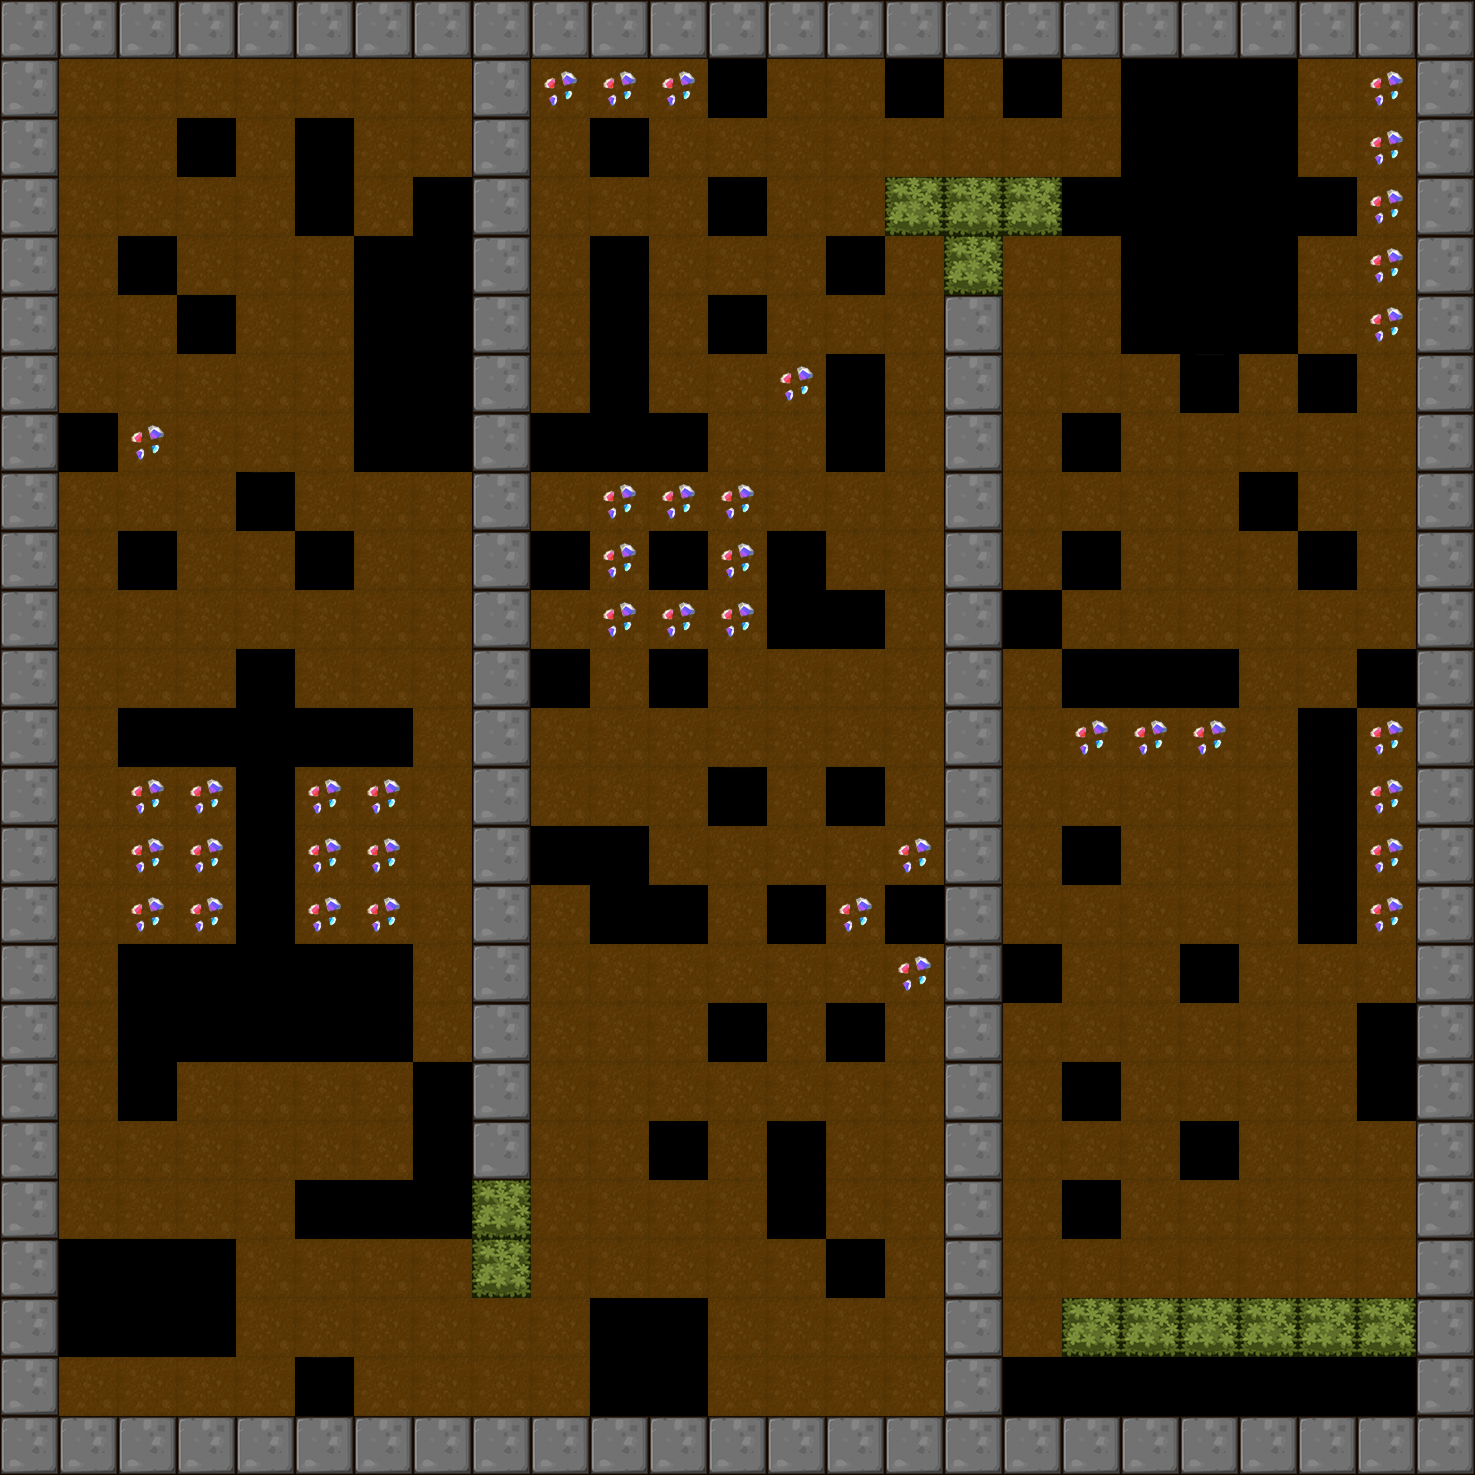

Below is a game level as drawn by its tile map, then a one-line description and the .tmx that defines it (tile-layer data replaced by summaries):
An orthogonal 25x25 tile map with 59x59 px tiles, 1 tile layer (BackGround) and 2 objects (Player, Shipper).

<map version="1.0" orientation="orthogonal" renderorder="right-down" width="25" height="25" tilewidth="59" tileheight="59">
 <tileset firstgid="1" name="itemmap" tilewidth="59" tileheight="59">
  <image source="tileset2.png" trans="ff00ff" width="354" height="354" />
 </tileset>
 <layer name="BackGround" width="25" height="25">
  <data>[625 cells, 618 non-empty, 10 distinct tile ids]</data>
 </layer>
 <objectgroup name="RobotCharacter">
  <object name="Player" x="309.75" y="191.75" width="40" height="40" />
 </objectgroup>
 <objectgroup name="EnemyCharacter">
  <object name="Shipper" type="Shipper" x="1298" y="1371.75" width="40" height="40" />
 </objectgroup>
</map>
